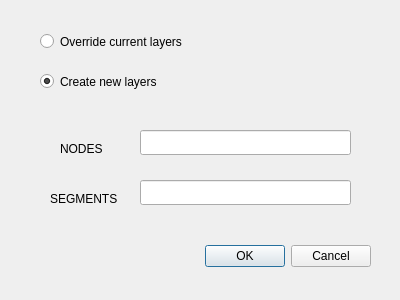
<?xml version="1.0" encoding="UTF-8"?>
<ui version="4.0">
 <class>ExportLayersDialog</class>
 <widget class="QDialog" name="ExportLayersDialog">
  <property name="geometry">
   <rect>
    <x>0</x>
    <y>0</y>
    <width>400</width>
    <height>300</height>
   </rect>
  </property>
  <property name="windowTitle">
   <string>Dialog</string>
  </property>
  <widget class="QDialogButtonBox" name="buttonBox">
   <property name="geometry">
    <rect>
     <x>30</x>
     <y>240</y>
     <width>341</width>
     <height>32</height>
    </rect>
   </property>
   <property name="orientation">
    <enum>Qt::Horizontal</enum>
   </property>
   <property name="standardButtons">
    <set>QDialogButtonBox::Cancel|QDialogButtonBox::Ok</set>
   </property>
  </widget>
  <widget class="QRadioButton" name="overrideRadioButton">
   <property name="geometry">
    <rect>
     <x>40</x>
     <y>30</y>
     <width>271</width>
     <height>23</height>
    </rect>
   </property>
   <property name="text">
    <string>Override current layers</string>
   </property>
  </widget>
  <widget class="QRadioButton" name="createRadioButton">
   <property name="geometry">
    <rect>
     <x>40</x>
     <y>70</y>
     <width>251</width>
     <height>23</height>
    </rect>
   </property>
   <property name="text">
    <string>Create new layers</string>
   </property>
   <property name="checked">
    <bool>true</bool>
   </property>
  </widget>
  <widget class="QLineEdit" name="nodesEdit">
   <property name="geometry">
    <rect>
     <x>140</x>
     <y>130</y>
     <width>211</width>
     <height>25</height>
    </rect>
   </property>
  </widget>
  <widget class="QLineEdit" name="segmentsEdit">
   <property name="geometry">
    <rect>
     <x>140</x>
     <y>180</y>
     <width>211</width>
     <height>25</height>
    </rect>
   </property>
  </widget>
  <widget class="QLabel" name="nodesLabel">
   <property name="geometry">
    <rect>
     <x>60</x>
     <y>140</y>
     <width>62</width>
     <height>17</height>
    </rect>
   </property>
   <property name="text">
    <string>NODES</string>
   </property>
  </widget>
  <widget class="QLabel" name="segmentsLabel">
   <property name="geometry">
    <rect>
     <x>50</x>
     <y>190</y>
     <width>71</width>
     <height>17</height>
    </rect>
   </property>
   <property name="text">
    <string>SEGMENTS</string>
   </property>
  </widget>
 </widget>
 <resources/>
 <connections>
  <connection>
   <sender>buttonBox</sender>
   <signal>accepted()</signal>
   <receiver>ExportLayersDialog</receiver>
   <slot>accept()</slot>
   <hints>
    <hint type="sourcelabel">
     <x>248</x>
     <y>254</y>
    </hint>
    <hint type="destinationlabel">
     <x>157</x>
     <y>274</y>
    </hint>
   </hints>
  </connection>
  <connection>
   <sender>buttonBox</sender>
   <signal>rejected()</signal>
   <receiver>ExportLayersDialog</receiver>
   <slot>reject()</slot>
   <hints>
    <hint type="sourcelabel">
     <x>316</x>
     <y>260</y>
    </hint>
    <hint type="destinationlabel">
     <x>286</x>
     <y>274</y>
    </hint>
   </hints>
  </connection>
 </connections>
</ui>
